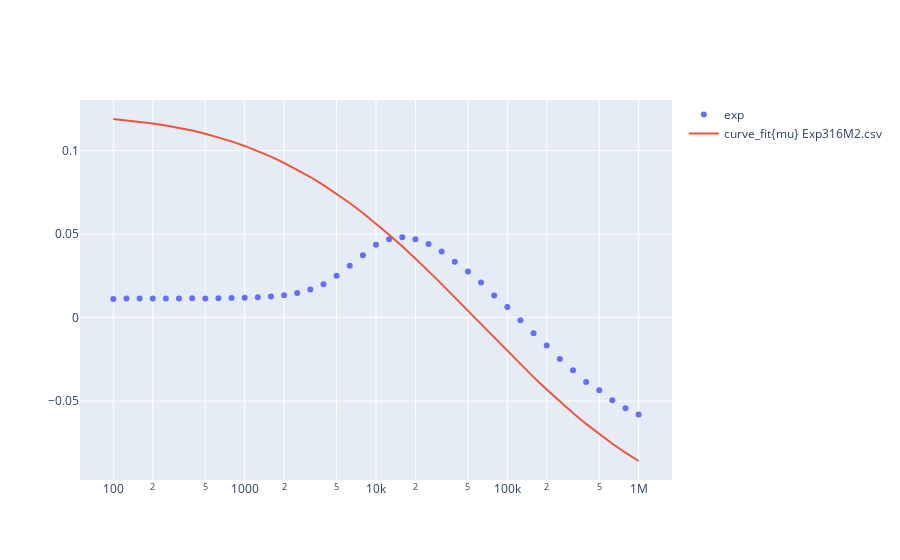

Here is the notebook cell this chart was saved with:
### Code cell
mueff,pltmu=ci.fit.mu(f,bo,datacorr,1,4e6,z1eff)
pltmu
